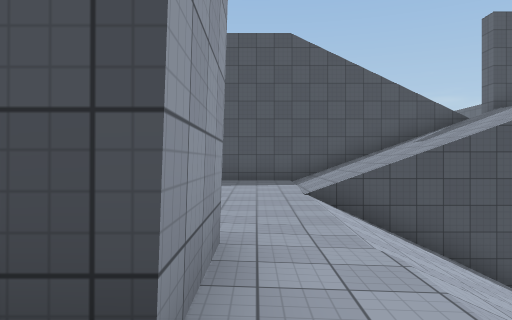
view 1 (above)

24 first-person views from a walk through a Unity game level. The camera is 1.4 m above the floor, looks level and sees 70° across. The floor is counted in squares, 2 m on a side. Each view is taken from the middle of a square. On the plan, view 1 faces up. The plan holds only what a view shows up to about 11 squares ahead; the rest is blank. The place goes on beyond the plan. The player character is not drawn. Surface patterns are stand-ins for the level's own textures.

view 2
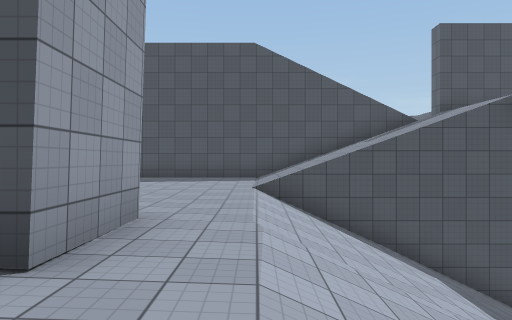

view 3
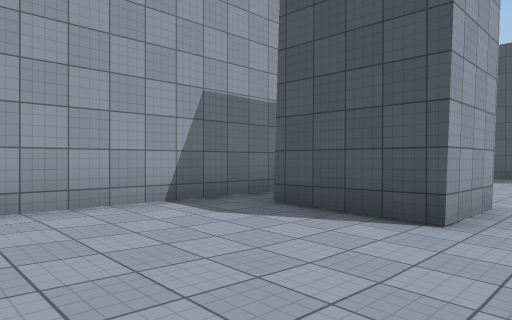

view 4
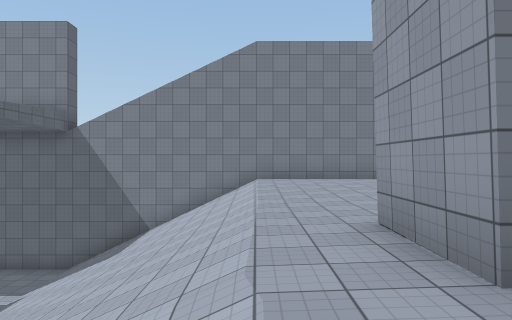

view 5
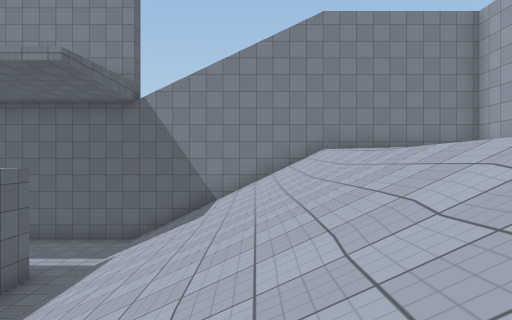

view 6
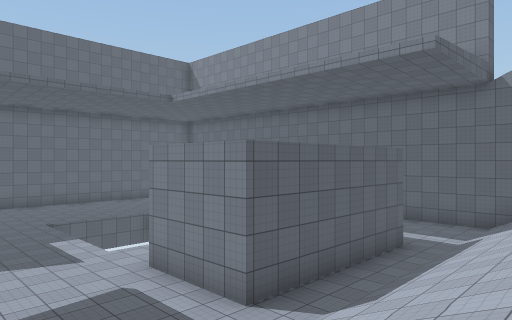

view 7
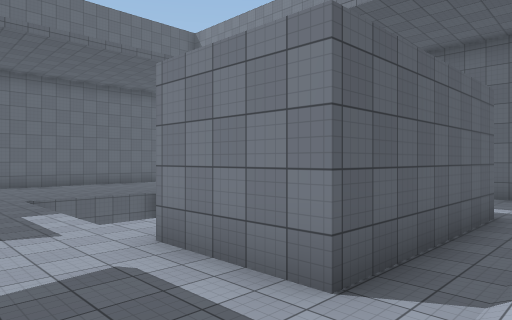

view 8
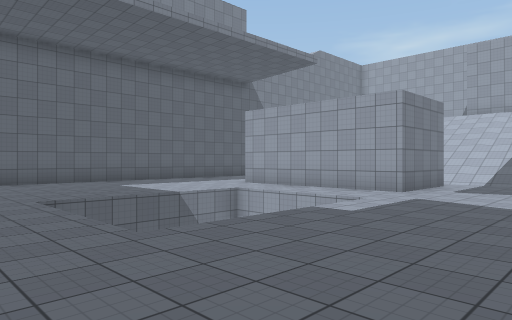

view 9
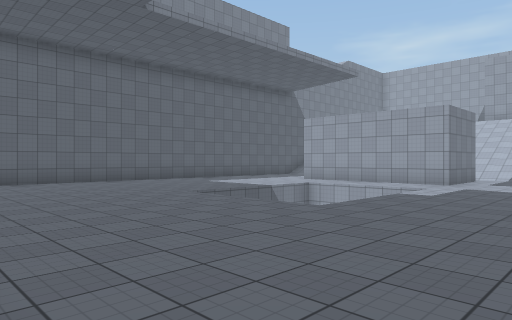

view 10
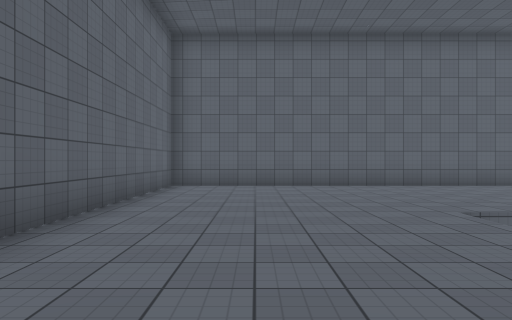

view 11
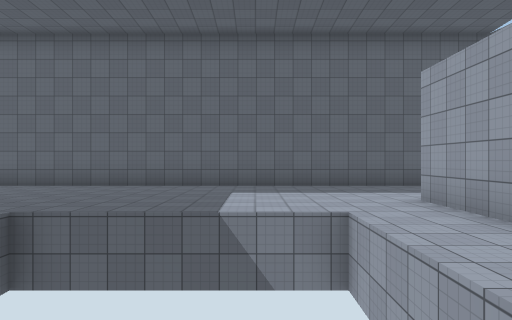

view 12
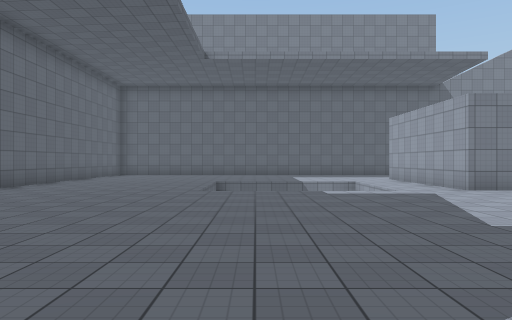

view 13
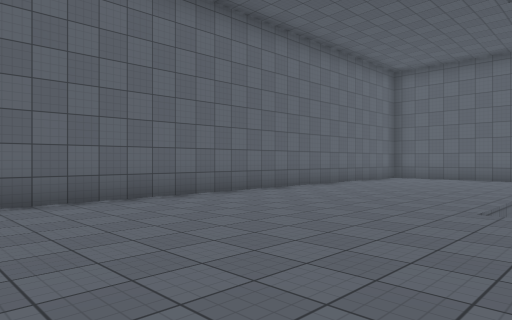

view 14
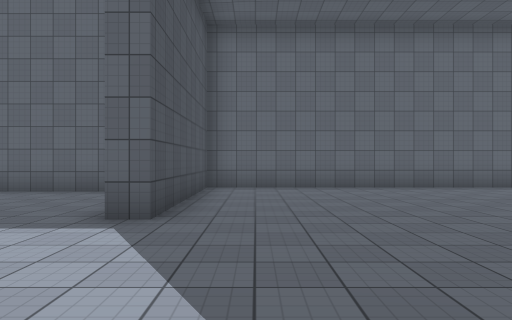

view 15
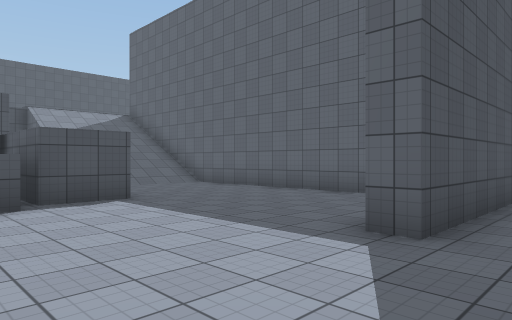

view 16
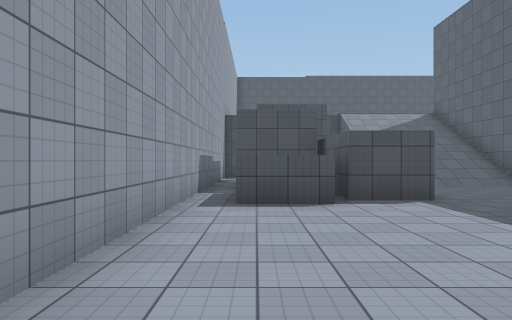

view 17
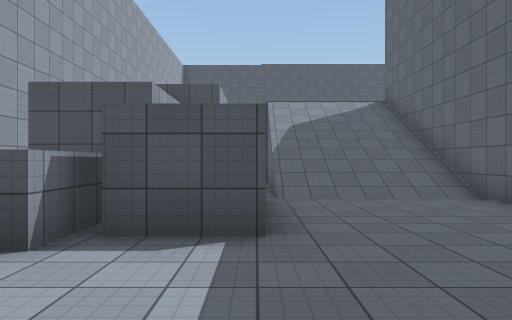

view 18
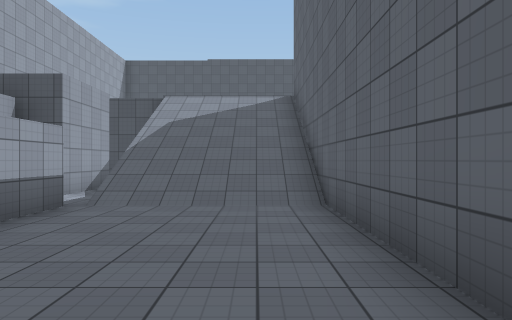

view 19
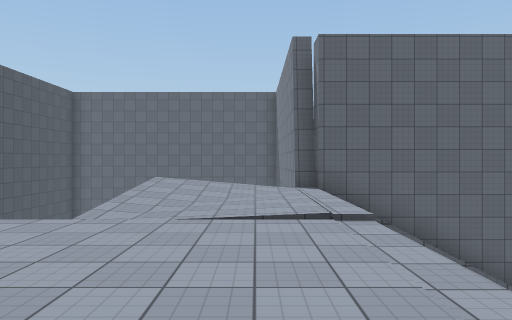

view 20
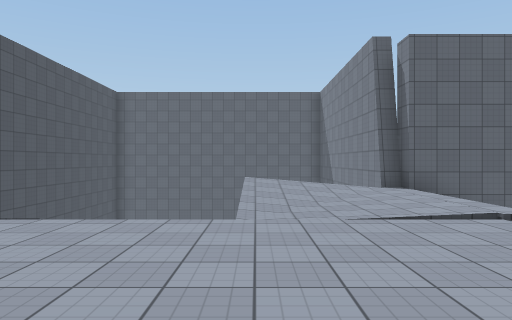

view 21
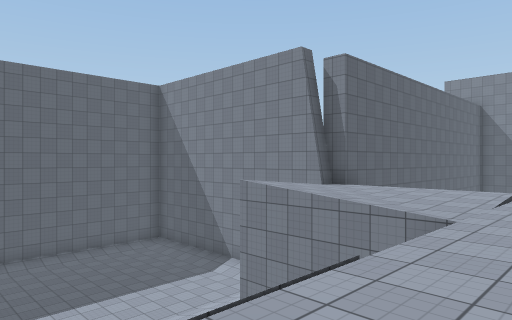

view 22
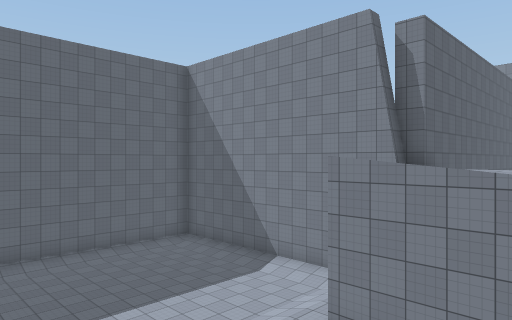

view 23
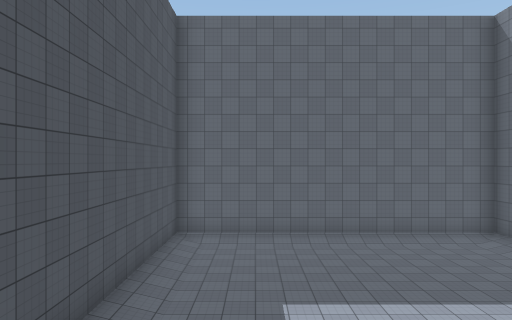

view 24
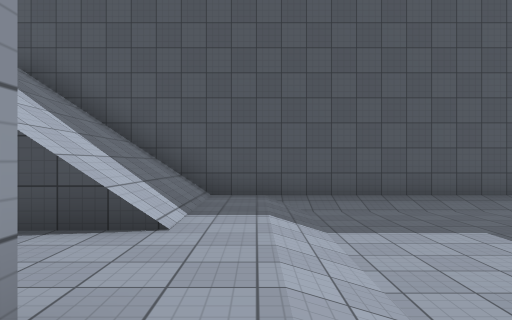

### Floor plan
Key: @ floor where view 1 was taken; # wall or solid block; . main floor; - floor 0.25 m lower than the main floor; : floor 5 m higher than the main floor; + floor 5.25 m higher than the main floor; * floor 5.5 m higher than the main floor; % floor 9.25 m higher than the main floor; & floor 9.5 m higher than the main floor; $ floor 13.75 m higher than the main floor; / step, stairs or slope; v drop or lower ground.
Columns run from 4 left of view 1 to 29 right of it. Each row starts with its distance up from view 1.
 34                     ##############
 33                     :////////////#
 32                    : /////------/#
 31                       ////------/#
 30                    :: ////------/#
 29                   :::  ...------/#
 28                   :::  ...------/#
 27                 : :::////.------/#
 26                   ::::///.------/#
 25                 : :::+++/.------/#
 24                   :::+++/#####  ##
 23                     .///##
 22                    #.///#
 21                    #.///#
 20                #.  ..///#
 19                #.   .///#
 18                #.####...#
 17                #. ###...#
 16                #. ###...#
 15                #.##.....#
 14                #........#
 13                #........#
 12                #........#
 11            #   #.......####
 10   /////////&      ...###..#
  9   ***//////&    /.........#
  8   ***//////%     .........#
  7    ++//////%    /.........#
  6    ++//////     %.........#
  5    ++//////  .............#
  4    ++//////...............#
  3    #+//////...............#
  2 #* #+//////.###.v   v.....#
  1 #*##+//////.###.v   v.....#
  0 #**+@//////.###.v   v.....#
 -1 #**++//////.###...........#
 -2 #***+//////.###...........#
 -3   ***//////.. ............#
 -4   ***//////...............#
 -5 # ***//////...............#
 -6 # $$$//////################

Where each view was taken, in squares from view 1:
view 1: 0 up, 0 right, facing up
view 2: 1 down, 1 right, facing up
view 3: 3 down, 1 right, facing up-left
view 4: 5 up, 1 right, facing down
view 5: 5 up, 3 right, facing down
view 6: 6 up, 4 right, facing down-right
view 7: 5 up, 6 right, facing down-right
view 8: 6 up, 18 right, facing down-left
view 9: 6 up, 21 right, facing down-left
view 10: 4 up, 19 right, facing down
view 11: 4 up, 13 right, facing down
view 12: 11 up, 15 right, facing down
view 13: 8 up, 15 right, facing down-right
view 14: 9 up, 12 right, facing right
view 15: 9 up, 13 right, facing up-right
view 16: 9 up, 13 right, facing up
view 17: 12 up, 16 right, facing up
view 18: 13 up, 19 right, facing up
view 19: 25 up, 12 right, facing right
view 20: 27 up, 12 right, facing right
view 21: 32 up, 15 right, facing down-right
view 22: 32 up, 17 right, facing down-right
view 23: 31 up, 18 right, facing right
view 24: 26 up, 21 right, facing up
